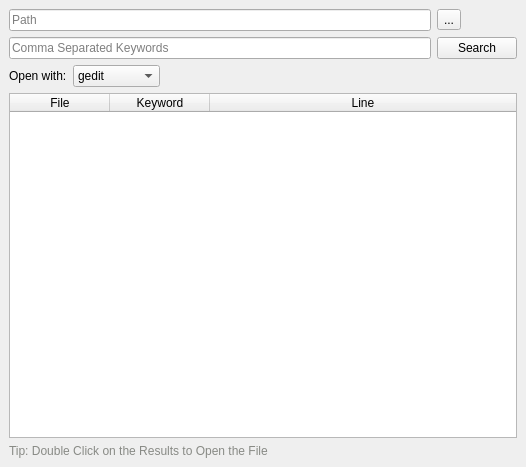
<?xml version="1.0" encoding="UTF-8"?>
<ui version="4.0">
 <class>dialog</class>
 <widget class="QMainWindow" name="dialog">
  <property name="geometry">
   <rect>
    <x>0</x>
    <y>0</y>
    <width>526</width>
    <height>467</height>
   </rect>
  </property>
  <property name="windowTitle">
   <string>Deep Search</string>
  </property>
  <widget class="QWidget" name="centralwidget">
   <layout class="QGridLayout" name="gridLayout_3">
    <item row="0" column="0">
     <layout class="QGridLayout" name="gridLayout_2">
      <item row="0" column="0">
       <widget class="QLineEdit" name="path_lineEdit">
        <property name="readOnly">
         <bool>true</bool>
        </property>
        <property name="placeholderText">
         <string>Path</string>
        </property>
       </widget>
      </item>
      <item row="0" column="1">
       <widget class="QToolButton" name="dir_toolButton">
        <property name="text">
         <string>...</string>
        </property>
       </widget>
      </item>
      <item row="1" column="0">
       <widget class="QLineEdit" name="comma_separated_lineEdit">
        <property name="placeholderText">
         <string>Comma Separated Keywords</string>
        </property>
        <property name="clearButtonEnabled">
         <bool>true</bool>
        </property>
       </widget>
      </item>
      <item row="1" column="1">
       <widget class="QPushButton" name="search_pushButton">
        <property name="text">
         <string>Search</string>
        </property>
       </widget>
      </item>
      <item row="2" column="0">
       <layout class="QGridLayout" name="gridLayout">
        <item row="0" column="1">
         <widget class="QComboBox" name="open_with_comboBox">
          <item>
           <property name="text">
            <string>gedit</string>
           </property>
          </item>
          <item>
           <property name="text">
            <string>code</string>
           </property>
          </item>
          <item>
           <property name="text">
            <string>atom</string>
           </property>
          </item>
          <item>
           <property name="text">
            <string>mousepad</string>
           </property>
          </item>
         </widget>
        </item>
        <item row="0" column="0">
         <widget class="QLabel" name="open_with_label">
          <property name="text">
           <string>Open with:</string>
          </property>
         </widget>
        </item>
        <item row="0" column="2">
         <spacer name="horizontalSpacer">
          <property name="orientation">
           <enum>Qt::Horizontal</enum>
          </property>
          <property name="sizeHint" stdset="0">
           <size>
            <width>40</width>
            <height>20</height>
           </size>
          </property>
         </spacer>
        </item>
       </layout>
      </item>
     </layout>
    </item>
    <item row="1" column="0">
     <widget class="QTableWidget" name="result_tableWidget">
      <property name="editTriggers">
       <set>QAbstractItemView::NoEditTriggers</set>
      </property>
      <property name="alternatingRowColors">
       <bool>true</bool>
      </property>
      <property name="selectionMode">
       <enum>QAbstractItemView::SingleSelection</enum>
      </property>
      <property name="selectionBehavior">
       <enum>QAbstractItemView::SelectRows</enum>
      </property>
      <property name="wordWrap">
       <bool>false</bool>
      </property>
      <attribute name="horizontalHeaderHighlightSections">
       <bool>false</bool>
      </attribute>
      <attribute name="horizontalHeaderStretchLastSection">
       <bool>true</bool>
      </attribute>
      <attribute name="verticalHeaderVisible">
       <bool>false</bool>
      </attribute>
      <attribute name="verticalHeaderDefaultSectionSize">
       <number>21</number>
      </attribute>
      <attribute name="verticalHeaderHighlightSections">
       <bool>false</bool>
      </attribute>
      <column>
       <property name="text">
        <string>File</string>
       </property>
      </column>
      <column>
       <property name="text">
        <string>Keyword</string>
       </property>
      </column>
      <column>
       <property name="text">
        <string>Line</string>
       </property>
      </column>
     </widget>
    </item>
    <item row="2" column="0">
     <widget class="QLabel" name="tip_label">
      <property name="styleSheet">
       <string notr="true">color: rgb(136, 138, 133);</string>
      </property>
      <property name="text">
       <string>Tip: Double Click on the Results to Open the File</string>
      </property>
     </widget>
    </item>
   </layout>
  </widget>
 </widget>
 <resources/>
 <connections/>
</ui>
